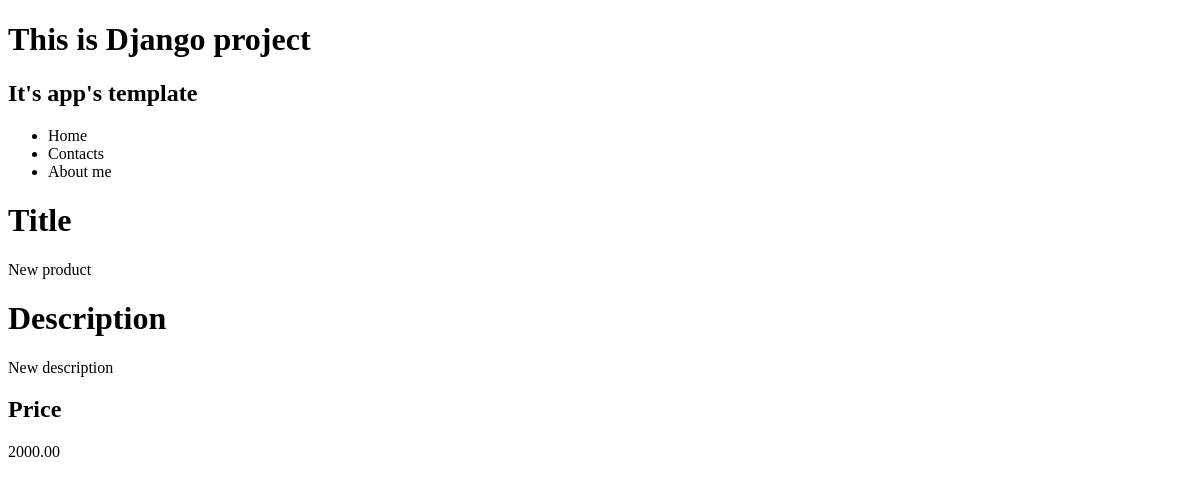
Page /products/2/ on the earlier database version.
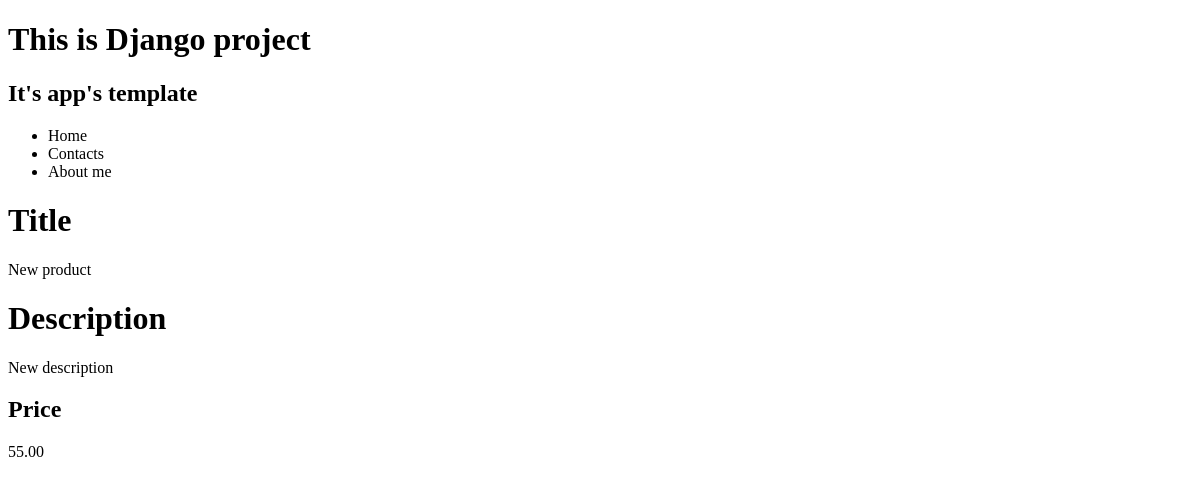
Same page on the later database version.
### products/models.py (models this page shows)
class Product(models.Model):
    title = models.CharField(max_length=120)  # max_lenght is required
    description = models.TextField(blank=True, null=True, max_length=120)
    price = models.DecimalField(decimal_places=2, max_digits=10000)
    summary = models.TextField(blank=True, null=True, max_length=120)
    feature = models.BooleanField(default=True)

### products/views.py (the view)
# urls.py: path('products/<int:id_product>/', products.views.product_detail_view),   # Dynamic URL Routing
def product_detail_view(request, id_product):
    try:
        obj = Product.objects.get(id=id_product)
    except Product.DoesNotExist:
        obj = None
    context = {
        'object': obj
    }
    return render(request, "products/product_details.html", context)

### products/templates/products/product_details.html
<!DOCTYPE html>
{% extends 'base.html'%}
{% block brand %}
    <h1>This is Django project</h1>
    <h2>It's app's template</h2>
{%endblock%}
{%block content%}
    {%if object.description != None %}
        <h1>Title</h1>
        <p>{{object.title}}</p>
        <h1>Description</h1>
        <p>{{object.description}}  </p>
        <h2>Price</h2>
        <p>{{object.price}}</p>
    {% else %}
        <h1>Product is not exist</h1>
    {% endif %}
{% endblock %}

Differences in the rows shown:
changed Product "New product": price "2000.00" → "55.00"
